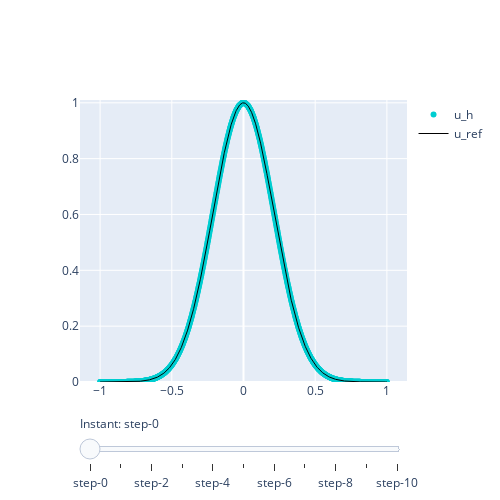

Notebook code for this chart:
### Markdown cell above
### Validation

### Code cell
# Setup (problem):
u0 = lambda x: (1-x**2)*np.exp(-10*x**2) # initial condition

# Setup (discretization):
m = 100
h = 2/(m + 1)
k = h**2/6
T = 1000*k
xx = np.linspace(-1, 1, m + 2) # computation grid
xeval = np.linspace(-1, 1, 1000) # evaluation grid

# Solve the heat equation:
all_t, all_U = heat_AM1(k, h, T, m, u0)

# Evaluate the FEM approximation over the evaluation grid:
start = time.time()
all_Ueval = eval_fem(all_U, xeval)
end = time.time()
print(f'Time   (eval): {end-start:.5f}s')

# Compute reference solution:
start = time.time() 
all_Uex = [heat_eq_exact(xeval, t, u0) for t in all_t]
end = time.time()
print(f'Time    (ref): {end-start:.5f}s')

# Plot the fem approximate solution with the reference solution:
plot_series(xeval, all_t, all_Ueval, "u_h", all_Uex, "u_ref", "Heat equation (backward Euler)")

### Figure 1 — Plotly figure (JSON) as saved in the notebook; plotly's stock layout.template omitted (floating-point values rounded to 4 significant figures; data arrays with more than 128 entries replaced by an {"elided": "..."} marker saying what was removed)
{"data": [{"line": {"color": "#00CED1", "width": 6}, "mode": "markers", "name": "u_h", "type": "scatter", "visible": true, "x": {"elided": "1000 float values"}, "y": {"elided": "1000 float values"}}, {"line": {"color": "#00CED1", "width": 6}, "mode": "markers", "name": "u_h", "type": "scatter", "visible": false, "x": {"elided": "1000 float values"}, "y": {"elided": "1000 float values"}}, {"line": {"color": "#00CED1", "width": 6}, "mode": "markers", "name": "u_h", "type": "scatter", "visible": false, "x": {"elided": "1000 float values"}, "y": {"elided": "1000 float values"}}, {"line": {"color": "#00CED1", "width": 6}, "mode": "markers", "name": "u_h", "type": "scatter", "visible": false, "x": {"elided": "1000 float values"}, "y": {"elided": "1000 float values"}}, {"line": {"color": "#00CED1", "width": 6}, "mode": "markers", "name": "u_h", "type": "scatter", "visible": false, "x": {"elided": "1000 float values"}, "y": {"elided": "1000 float values"}}, {"line": {"color": "#00CED1", "width": 6}, "mode": "markers", "name": "u_h", "type": "scatter", "visible": false, "x": {"elided": "1000 float values"}, "y": {"elided": "1000 float values"}}, {"line": {"color": "#00CED1", "width": 6}, "mode": "markers", "name": "u_h", "type": "scatter", "visible": false, "x": {"elided": "1000 float values"}, "y": {"elided": "1000 float values"}}, {"line": {"color": "#00CED1", "width": 6}, "mode": "markers", "name": "u_h", "type": "scatter", "visible": false, "x": {"elided": "1000 float values"}, "y": {"elided": "1000 float values"}}, {"line": {"color": "#00CED1", "width": 6}, "mode": "markers", "name": "u_h", "type": "scatter", "visible": false, "x": {"elided": "1000 float values"}, "y": {"elided": "1000 float values"}}, {"line": {"color": "#00CED1", "width": 6}, "mode": "markers", "name": "u_h", "type": "scatter", "visible": false, "x": {"elided": "1000 float values"}, "y": {"elided": "1000 float values"}}, {"line": {"color": "#00CED1", "width": 6}, "mode": "markers", "name": "u_h", "type": "scatter", "visible": false, "x": {"elided": "1000 float values"}, "y": {"elided": "1000 float values"}}, {"line": {"color": "black", "width": 1}, "name": "u_ref", "type": "scatter", "visible": true, "x": {"elided": "1000 float values"}, "y": {"elided": "1000 float values"}}, {"line": {"color": "black", "width": 1}, "name": "u_ref", "type": "scatter", "visible": false, "x": {"elided": "1000 float values"}, "y": {"elided": "1000 float values"}}, {"line": {"color": "black", "width": 1}, "name": "u_ref", "type": "scatter", "visible": false, "x": {"elided": "1000 float values"}, "y": {"elided": "1000 float values"}}, {"line": {"color": "black", "width": 1}, "name": "u_ref", "type": "scatter", "visible": false, "x": {"elided": "1000 float values"}, "y": {"elided": "1000 float values"}}, {"line": {"color": "black", "width": 1}, "name": "u_ref", "type": "scatter", "visible": false, "x": {"elided": "1000 float values"}, "y": {"elided": "1000 float values"}}, {"line": {"color": "black", "width": 1}, "name": "u_ref", "type": "scatter", "visible": false, "x": {"elided": "1000 float values"}, "y": {"elided": "1000 float values"}}, {"line": {"color": "black", "width": 1}, "name": "u_ref", "type": "scatter", "visible": false, "x": {"elided": "1000 float values"}, "y": {"elided": "1000 float values"}}, {"line": {"color": "black", "width": 1}, "name": "u_ref", "type": "scatter", "visible": false, "x": {"elided": "1000 float values"}, "y": {"elided": "1000 float values"}}, {"line": {"color": "black", "width": 1}, "name": "u_ref", "type": "scatter", "visible": false, "x": {"elided": "1000 float values"}, "y": {"elided": "1000 float values"}}, {"line": {"color": "black", "width": 1}, "name": "u_ref", "type": "scatter", "visible": false, "x": {"elided": "1000 float values"}, "y": {"elided": "1000 float values"}}, {"line": {"color": "black", "width": 1}, "name": "u_ref", "type": "scatter", "visible": false, "x": {"elided": "1000 float values"}, "y": {"elided": "1000 float values"}}], "layout": {"autosize": false, "height": 500, "sliders": [{"active": 0, "currentvalue": {"prefix": "Instant: "}, "pad": {"t": 30}, "steps": [{"args": [{"visible": [true, false, false, false, false, false, false, false, false, false, false, true, false, false, false, false, false, false, false, false, false, false]}, {"title": "Heat equation (backward Euler) t=0"}], "method": "update"}, {"args": [{"visible": [false, true, false, false, false, false, false, false, false, false, false, false, true, false, false, false, false, false, false, false, false, false]}, {"title": "Heat equation (backward Euler) t=0.006535306996046147"}], "method": "update"}, {"args": [{"visible": [false, false, true, false, false, false, false, false, false, false, false, false, false, true, false, false, false, false, false, false, false, false]}, {"title": "Heat equation (backward Euler) t=0.013070613992092313"}], "method": "update"}, {"args": [{"visible": [false, false, false, true, false, false, false, false, false, false, false, false, false, false, true, false, false, false, false, false, false, false]}, {"title": "Heat equation (backward Euler) t=0.01960592098813848"}], "method": "update"}, {"args": [{"visible": [false, false, false, false, true, false, false, false, false, false, false, false, false, false, false, true, false, false, false, false, false, false]}, {"title": "Heat equation (backward Euler) t=0.026141227984184646"}], "method": "update"}, {"args": [{"visible": [false, false, false, false, false, true, false, false, false, false, false, false, false, false, false, false, true, false, false, false, false, false]}, {"title": "Heat equation (backward Euler) t=0.03267653498023074"}], "method": "update"}, {"args": [{"visible": [false, false, false, false, false, false, true, false, false, false, false, false, false, false, false, false, false, true, false, false, false, false]}, {"title": "Heat equation (backward Euler) t=0.03921184197627656"}], "method": "update"}, {"args": [{"visible": [false, false, false, false, false, false, false, true, false, false, false, false, false, false, false, false, false, false, true, false, false, false]}, {"title": "Heat equation (backward Euler) t=0.04574714897232238"}], "method": "update"}, {"args": [{"visible": [false, false, false, false, false, false, false, false, true, false, false, false, false, false, false, false, false, false, false, true, false, false]}, {"title": "Heat equation (backward Euler) t=0.0522824559683682"}], "method": "update"}, {"args": [{"visible": [false, false, false, false, false, false, false, false, false, true, false, false, false, false, false, false, false, false, false, false, true, false]}, {"title": "Heat equation (backward Euler) t=0.058817762964414017"}], "method": "update"}, {"args": [{"visible": [false, false, false, false, false, false, false, false, false, false, true, false, false, false, false, false, false, false, false, false, false, true]}, {"title": "Heat equation (backward Euler) t=0.06535306996045984"}], "method": "update"}]}], "width": 500, "yaxis": {"range": [-2.053e-18, 1.01]}}}
